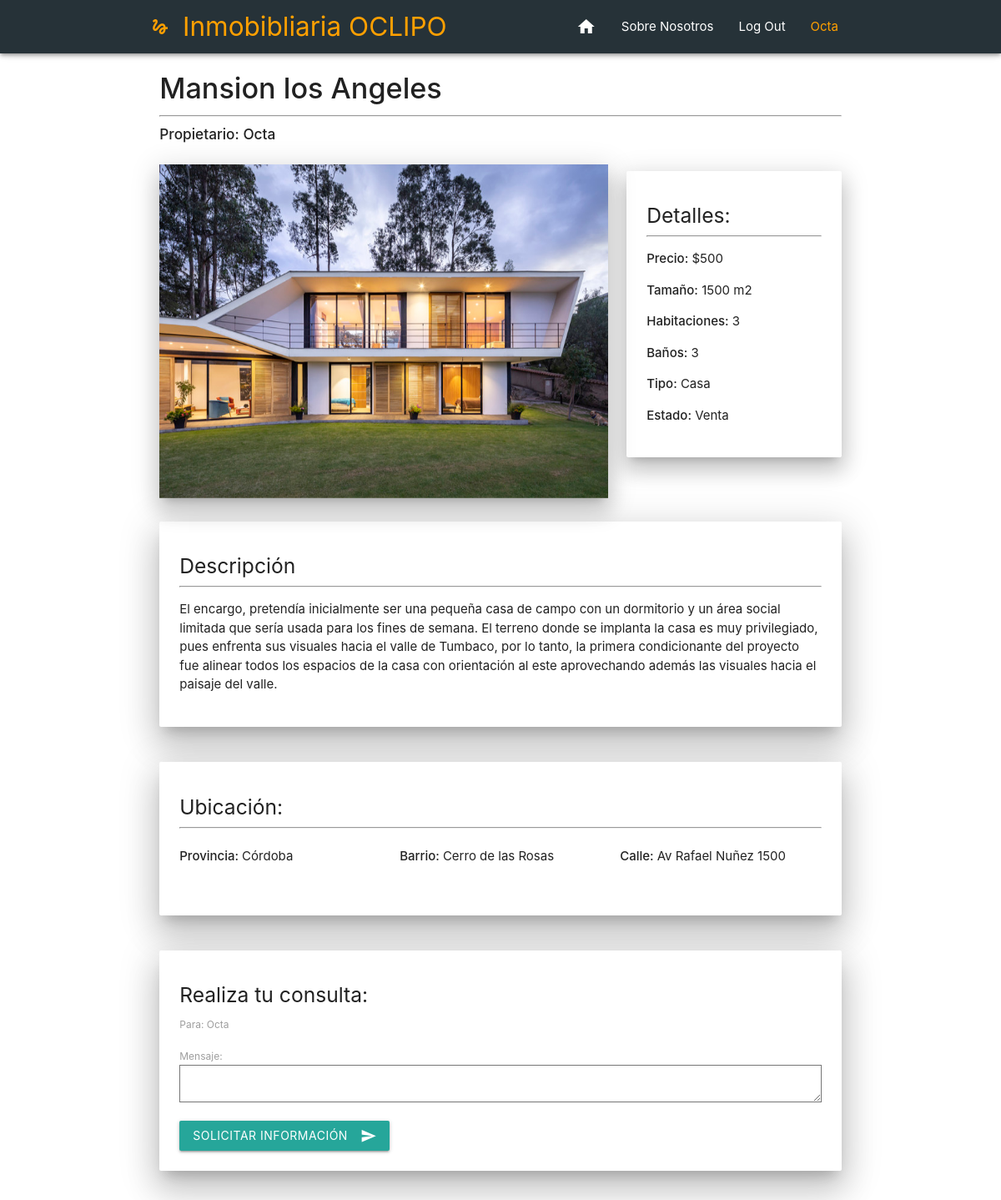
The app's page /propiedad/29 (signed in) with its own data.
### Inmobibliaria/models.py (models this page shows, shortened)
class Propiedad(models.Model):
    usuario = models.ForeignKey(User, on_delete=models.CASCADE, null=False)
    titulo = models.CharField(max_length=20)
    precio = models.IntegerField()
    ubicacion = models.ForeignKey('Ubicacion', on_delete=models.CASCADE, null=False)
    barrio = models.CharField(max_length=30)
    calle = models.CharField(max_length=30)
    numero = models.IntegerField()
    tipo = models.CharField(max_length=12,choices=TIPO_CHOICES)
    estado = models.CharField(max_length=8,choices=STATUS_CHOICES)
    habitaciones = models.IntegerField()
    baños = models.IntegerField()
    tamaño = models.IntegerField()
    descripcion = models.TextField(max_length=2000)
    fecha = models.DateTimeField(auto_now_add=True)

class Imagen(models.Model):
    propiedad = models.ForeignKey(Propiedad, on_delete=models.CASCADE,null=False)
    foto = models.ImageField(upload_to='fotos/', null=True)

class Ubicacion(models.Model):
    provincia = models.CharField(max_length=30)

### Inmobibliaria/views.py (the view)
# urls.py: path("propiedad/<str:id>", propiedadview),
def propiedadview(request,id):
    propiedad = Propiedad.objects.get(id = id)
    imagenesLibro = Imagen.objects.filter(propiedad = propiedad)
    indiceEnCarusel = ["#one", "#two", "#three"] #El carusel necesita esos datos en el href para funcionar
    if request.method == 'POST':
        form = ComentarioModelForm(request.POST)
        current_user = get_object_or_404(User, pk = request.user.pk)
        if form.is_valid():
            created_comentario = form.save(commit=False)
            created_comentario.user = current_user
            created_comentario.propiedad = propiedad
            if created_comentario.user != created_comentario.propiedad.usuario:
                created_comentario.save()
                subject = "Has recibido una consulta de tu propiedad " + propiedad.titulo
                message = "De: " + created_comentario.user.username + "\nCorreo: "+ created_comentario.user.email + "\n" + created_comentario.mensaje
                email_from = settings.EMAIL_HOST_USER
                recipient_list = [propiedad.usuario.email]
                send_mail(subject, message, email_from, recipient_list)
                messages.success(request, f'Tu consulta ha sido enviada!')
                return redirect('/')
            else:
                messages.success(request, f'No puedes consultar una propiedad tuya')
    else:
        form = ComentarioModelForm()
    return render(request,"Inmobibliaria/propiedad.html",{"propiedad":propiedad, "imagenes": imagenesLibro,"indiceEnCarusel":indiceEnCarusel,"host": request.get_host(),"form":form})

### Inmobibliaria/forms.py
class ComentarioModelForm(forms.ModelForm):
	class Meta:
		model = Comentario
		fields = ['mensaje']

### Inmobibliaria/templatetags/index.py (called while the page is built)
@register.filter
def index(indexable, i):
    return indexable[i]

### Inmobibliaria/templates/Inmobibliaria/propiedad.html (shortened to what this page needs)
{% extends 'Inmobibliaria/base.html' %}
{% block content %}
<div class="container">
<div class="row">
    <div class="col s12 m12">
        <h4><strong>{{propiedad.titulo}}</strong></h4><hr>
        <h6><strong> Propietario: {{propiedad.usuario}}</strong></h6>
    </div>
</div>
<div class="row">
    <div class="col s12 m8">
        <div class="carousel carousel-slider z-depth-4">
        {% load index %}
        {% for imagen in imagenes %}
        <a class="carousel-item " href="{{ indiceEnCarusel|index:forloop.counter0 }}"><img src = "http://{{ host }}/media/{{ imagen.foto }}" width="100%" height="400"></a>
        {% endfor %}
        </div>
    </div>
    <div class="col s12 m4">
        <div class="card-panel z-depth-4">
        <h5>Detalles: </h5><hr>
        <p><strong>Precio:</strong> ${{propiedad.precio}}</p>
        <p><strong>Tamaño:</strong> {{propiedad.tamaño}} m2</p>
        <p><strong>Habitaciones:</strong> {{propiedad.habitaciones}}</p>
        <p><strong>Baños:</strong> {{propiedad.baños}}</p>
        <p><strong>Tipo:</strong> {{propiedad.tipo}}</p>
        <p><strong>Estado:</strong> {{propiedad.estado}}</p>
      </div>
    </div>
</div>
<div class="row">
    <div class="col s12 m12">
        <div class="card-panel white z-depth-5">
        <h5>Descripción</h5><hr>
        <p>{{propiedad.descripcion}}</p>
      </div>
    </div>
</div>
<div class="row">
    <div class="col s12 m12">
        <div class="card-panel white z-depth-5">
            <h5>Ubicación:</h5><hr>
            <div class="row">
            <div class="col s12 m4">
                <p><strong>Provincia: </strong>{{propiedad.ubicacion.provincia}}</p>
            </div>
            <div class="col s12 m4">
                <p><strong>Barrio: </strong>{{propiedad.barrio}}</p>
            </div>
            <div class="col s12 m4">
                <p><strong>Calle: </strong>{{propiedad.calle}} {{propiedad.numero}}</p>
            </div>
            </div>
        </div>
    </div>
</div>
<div class="row">
    <div class="col s12 m12">
        <div class="card-panel white z-depth-5">
            <h5>Realiza tu consulta:</h5>
            <label>Para: {{propiedad.usuario}}</label>
            <form method="post">
                {{ form.as_p }}
                {% if user.is_authenticated %}
                    <button class="btn waves-effect waves-light" type="submit" id="submit">Solicitar Información<i
                    class="material-icons right">send</i></button>
                {% else %}
                    <button class="btn waves-effect waves-light disabled" type="submit" id="submit">Debes iniciar sesión<i
                    class="material-icons right">send</i></button>
                {% endif %}
            </form>
        </div>
    </div>
</div>
{% endblock %}

### Inmobibliaria/templates/Inmobibliaria/navbar.html (shortened to what this page needs)
{% load static %}
<div class="navbar-fixed  ">
    <nav class="blue-grey darken-4 z-depth-2 ">
      <div class="nav-wrapper container ">
        <a class="brand-logo text-warning amber-text text-darken-2" href="{% url "home" %}" ><i class="medium material-icons ">gesture</i>Inmobibliaria OCLIPO</a>
        <ul id="nav-mobile" class="right hide-on-med-and-down text-warning">
          <li><a href="/" ><i class="medium material-icons  ">home</i></a>
          <li><a href="" class="">Sobre Nosotros</a></li>
{% if user.is_authenticated %}
            <li><a href="/logout" class="">Log Out</a></li>
            <li><a  class="amber-text text-darken-2">{{user.username}}</a></li>
{% else %}
            <li><a href="/login" class="">Sign Up</a></li>
            <li><a href="/register" class="">Register</a></li>
{% endif %}
        </ul>
      </div>
    </nav>
  </div>

### records on screen
Propiedad: titulo "Mansion los Angeles", usuario "Octa", precio "500", tamaño "1500", habitaciones "3", baños "3", tipo "Casa", estado "Venta", descripcion "El encargo, pretendía inicialmente ser una pequeña casa de campo con un dormitorio y un área social limitada que sería usada para los fines de semana. El terreno donde se implanta la casa es muy privilegiado, pues enfrenta sus visuales hacia el valle de Tumbaco, por lo tanto, la primera condicionante del proyecto fue alinear todos los espacios de la casa con orientación al este aprovechando además las visuales hacia el paisaje del valle.", ubicacion.provincia "Córdoba", barrio "Cerro de las Rosas", calle "Av Rafael Nuñez", numero "1500"
Imagen: foto (picture)

### other values on screen
{{ user.username }} "Octa"
